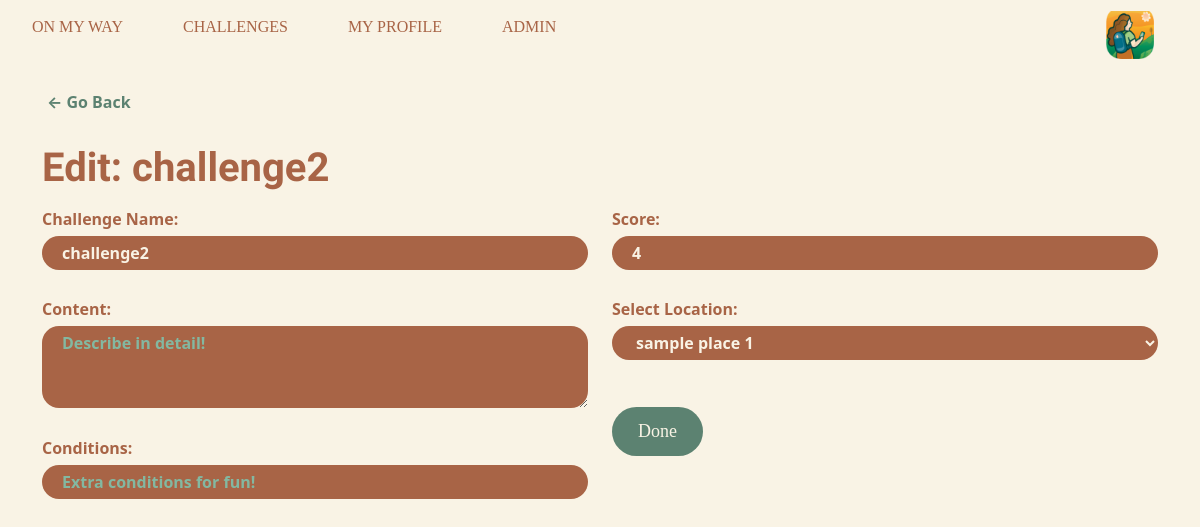
Screenshot of /index.php?action=edit-challenge&id=2 (signed in) with the database file from the repository.
### tables this page shows
CREATE TABLE `challenges` (
  `id` int(11) NOT NULL,
  `name` varchar(30) DEFAULT NULL,
  `content` text NOT NULL,
  `place_id` int(11) NOT NULL,
  `conditions` varchar(100) DEFAULT NULL,
  `score` int(11) DEFAULT NULL,
  `users_accomplished` int(11) DEFAULT NULL,
  `created_date` datetime NOT NULL DEFAULT current_timestamp(),
  `updated_date` datetime NOT NULL DEFAULT current_timestamp()
);

### model/challengeManager.php (called while the page is built, shortened)
<?php
class ChallengeManager extends Db {
    public function getChallengeData($challengeId)
    {
        $db = $this->connectDB();
        $stmt = $db->prepare("SELECT * FROM challenges WHERE id=:id");
        $stmt->execute(['id' => $challengeId]);
        $challengeData = $stmt->fetch();
        return $challengeData;
    }
}

### model/placeManager.php (called while the page is built, shortened)
<?php
class PlaceManager extends Db {
    public function retrievePlaces()
    {
        $db = $this->connectDB();
        $places = $db->query('SELECT * FROM places');
        $places = $places->fetchAll();
        return $places;
    }
}

### view/challenge-form.php (the view, shortened to what this page needs)
<?php
    $h1 = isset($backBtn) ? 'Edit: ' . $name:'Create A New Challenge';
?>
<div class="container form-view">
    <?php if(isset($backBtn)): ?>
        <div class="back-btn">
            <?= $backBtn ?>
        </div>
    <?php endif ?>
    <h1><?= $h1 ?></h1>
    <form action="<?= ROOT . $action ?>" method="post">
        <div class="row">
            <div class="col-md-6 col-12 form-box">
                <div class="fields">
                    <label for="ch_name">Challenge Name: </label>
                    <input name="name" id="ch_name" type="text" placeholder="Give a good name!" value="<?=$name ?? ''?>" required autofocus>
                </div>
                <div class="">
                    <label for="content">Content: </label>
                    <textarea name="content" id="content" cols="50" rows="3" placeholder="Describe in detail!" required><?=$content ?? '' ?></textarea>
                </div>
                <div class="fields">
                    <label for="conditions">Conditions: </label>
                    <input name="conditions" id="conditions" type="text" placeholder="Extra conditions for fun!" value="<?=$conditions ?? ''?>" required>
                </div>
            </div>
            <div class="col-md-6 col-12 form-box">
                <div class="fields">
                    <label for="score">Score: </label>
                    <input name="score" id="score" type="number" placeholder="Points to receive" value="<?=$score ?? ''?>" required>
                </div>
                <div class="fields">
                    <label for="name">Select Location: </label>
                    <select name="place_id" id="name">
                        <?php
                        foreach($existingPlaces as $place) {
                            if(isset($edit_place_id)) {
                                $selected = $place['id'] == $edit_place_id ? 'selected' : '';
                            }
                        ?>
                        <option value="<?=$place['id']?>" <?=$selected ?? ''?>><?=$place['name']?></option>
                        <?php
                        }
                        ?>
                    </select>
                </div>
                <button type="submit" name="<?=$btnName?>" class="submit-btn"><?=$btnText?></button>
            </div>
        </div>
    </form>
</div>
<?php
    include 'template.php';
?>

### public/styles.css (style rules this page uses)
:root { --brown: #a86446; --dark-green: #5c8271; --light-green: #83b8a1; --light-orange: hsl(42, 62%, 94%); --white: #ffffff; }
html { height: 100%; }
html, body { margin: 0; padding: 0; background-color: #f9f3e5; position:relative; }
::placeholder { color: #83b8a1; opacity: 1; }
.login_button, .register_button, .submit-btn { border:1px solid transparent; border-radius: 30px; width: 100px; height: 40px; background-color: #5c8271; color: #f9f3e5; margin-top: 25px; font-family: 'Eastman-Bold'; font-size: large; }
h1, h2, h3, h4, h5 { color: #a86446; }
.list-view h1, .admin-view h1, .form-view h1, .admin-view h2, .form-view h2 { font-family: 'Source Sans Pro', sans-serif; font-weight: bold; margin: 30px 0 15px; }
.search-box input, .add-btn, .form-box input, .form-box textarea, .form-box select { border: transparent; border-radius: 30px; height: fit-content; padding: 5px 20px; margin: 10px 0; background-color: #a86446; color: #f9f3e5; font-weight: bold; }
.search-box button, .form-view label { border: transparent; background-color: transparent; color: #a86446; font-weight: bold; }
.form-view label { display: block; }
.form-box input, .form-box textarea, .form-box select { width: -webkit-fill-available; margin: 5px 0 22px; }
.form-box .fields { height: 90px; }
.submit-btn { width: fit-content; height: fit-content; padding: 10px 25px; margin-top: 20px; }
.back-btn { font-weight: bold; color: #5c8271; margin: 20px 5px; }
.form-box textarea { border-radius: 17px; min-height: 80px; }

### rows the page displays
challenges: name "Edit: challenge2", name "challenge2", score "4"

### other values shown
$btnText "Done"
form field place_id "sample place 1"
